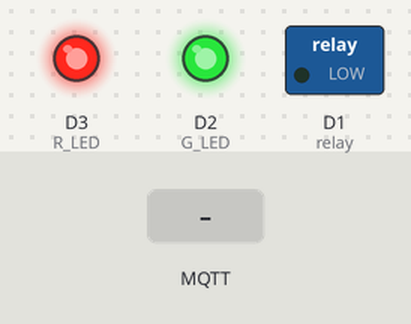
A sketch run on a simulated ESP8266 (NodeMCU). Parts: switched loads named in the sketch (green lamp = pin HIGH), output pins drawn as LEDs (lit = HIGH). The test bench sets the inputs (shaded band). WiFi joins after 1.5 s; servers stay silent unless stated; no MQTT or app messages arrive unless stated; what the sketch prints to the serial monitor is not drawn.

Above: at 2.7 s.
2.8 s: MQTT message "hi" arrives on the first subscribed topic
At 4.0 s:
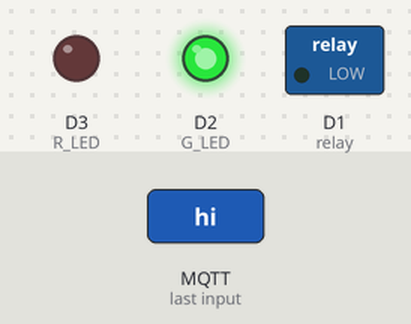
4.3 s: MQTT message "g" arrives on the first subscribed topic
At 5.1 s:
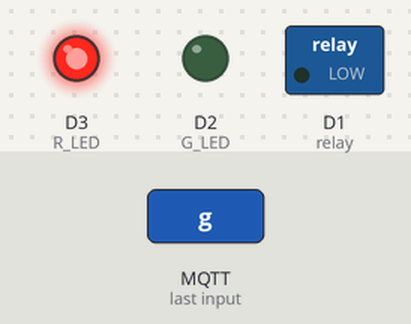
Timing chart, 0 to 7.3 s (numbered marks = the images above; inputs shaded):
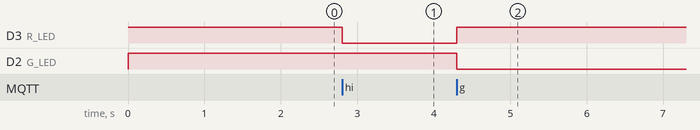

Measured:
- after the input at 2.8 s, D3 (R_LED): HIGH → LOW at once
- after the input at 4.3 s, D3 (R_LED): LOW → HIGH at once; D2 (G_LED): HIGH → LOW at once

The sketch:

Project_NodeMcu_Gooldon.ino
```cpp
#include <ESP8266WiFi.h>
#include <PubSubClient.h>
#include "DHT.h"

//=========================================
//PinNumber
//=========================================
#define DHTPin D4
#define DHTType DHT22
#define soilSens A0
#define R_LED D3
#define G_LED D2
#define relay D1
#define port 1883
#define SN "11112"
//-----------------------------------------

//=========================================
//Public Variables
//=========================================
IPAddress WingServer(5,160,71,117);

WiFiClient nodeMcu;
PubSubClient client(nodeMcu);
DHT dht(DHTPin,DHTType);
char msg[50];
const char* ssid = "hrf";
const char* pass = "12345678";
const char* mqttServer = "192.168.43.117";
//-----------------------------------------

//=========================================
//setup
//=========================================
void setup() {
  // put your setup code here, to run once:
  pinMode(R_LED,OUTPUT);
  pinMode(G_LED,OUTPUT);
  pinMode(relay,OUTPUT);
  digitalWrite(R_LED,1);
  digitalWrite(G_LED,1);
  setup_wifi();
  client.setServer(mqttServer,port);
  client.setCallback(callback);
  dht.begin();
  Serial.begin(9600);
}
//-----------------------------------------

//=========================================
//Loop
//=========================================
void loop() {
  // put your main code here, to run repeatedly:
  if(!client.connected()){
    reconnect();
  }
  client.loop();

}
//-----------------------------------------

//=========================================
//WIFI Setting
//=========================================
void setup_wifi(){
  delay(20);
  Serial.println();
  Serial.print("Connect to ");
  Serial.println("ssid");
  WiFi.begin(ssid,pass);
  while(WiFi.status() != WL_CONNECTED){
    delay(500);
    Serial.print(".");
  }
  Serial.println("");
  Serial.println("Succesfully CoNNected!!!");
  Serial.print("IP IPAddress :");
  Serial.println(WiFi.localIP());
}
//-----------------------------------------

//=========================================
//callback
//=========================================
void callback(char* topic,byte* payload, unsigned int length){
  Serial.print("Message arrived [");
  Serial.print(topic);
  Serial.print("] ");
  String ServerMesssage="";
  for(int i = 0 ; i< length;i++){
    ServerMesssage += (char)payload[i];
    Serial.print((char)payload[i]);
  }
  Serial.println();
  if(ServerMesssage == "hi"){
    Serial.println("Meesage Recive");
    client.publish("recive","thanks");
    lightControl('r');
  }
  else{
    Serial.println(ServerMesssage);
    lightControl('g');
  }
}
//-----------------------------------------

//=========================================
//Reconnect
//=========================================
void reconnect(){
  while(!client.connected()){
    Serial.println("MQTT connection ...");
    if(client.connect("Abyary")){
      Serial.println("connected To MQTT Server!");
      client.publish("all","i'm login");
      client.subscribe(SN);
    }
    else{
      Serial.print("failed !");
      Serial.println(client.state());
      delay(5000);
    }
  }
}
//-----------------------------------------

//=========================================
//Control LED Color
//=========================================
void lightControl(char light){
  if(light == 'g'){
    digitalWrite(R_LED,1);
    digitalWrite(G_LED,0);
  }
  else if(light == 'r'){
    digitalWrite(R_LED,0);
    digitalWrite(G_LED,1);
  }
};
//------------------------------------------
```
